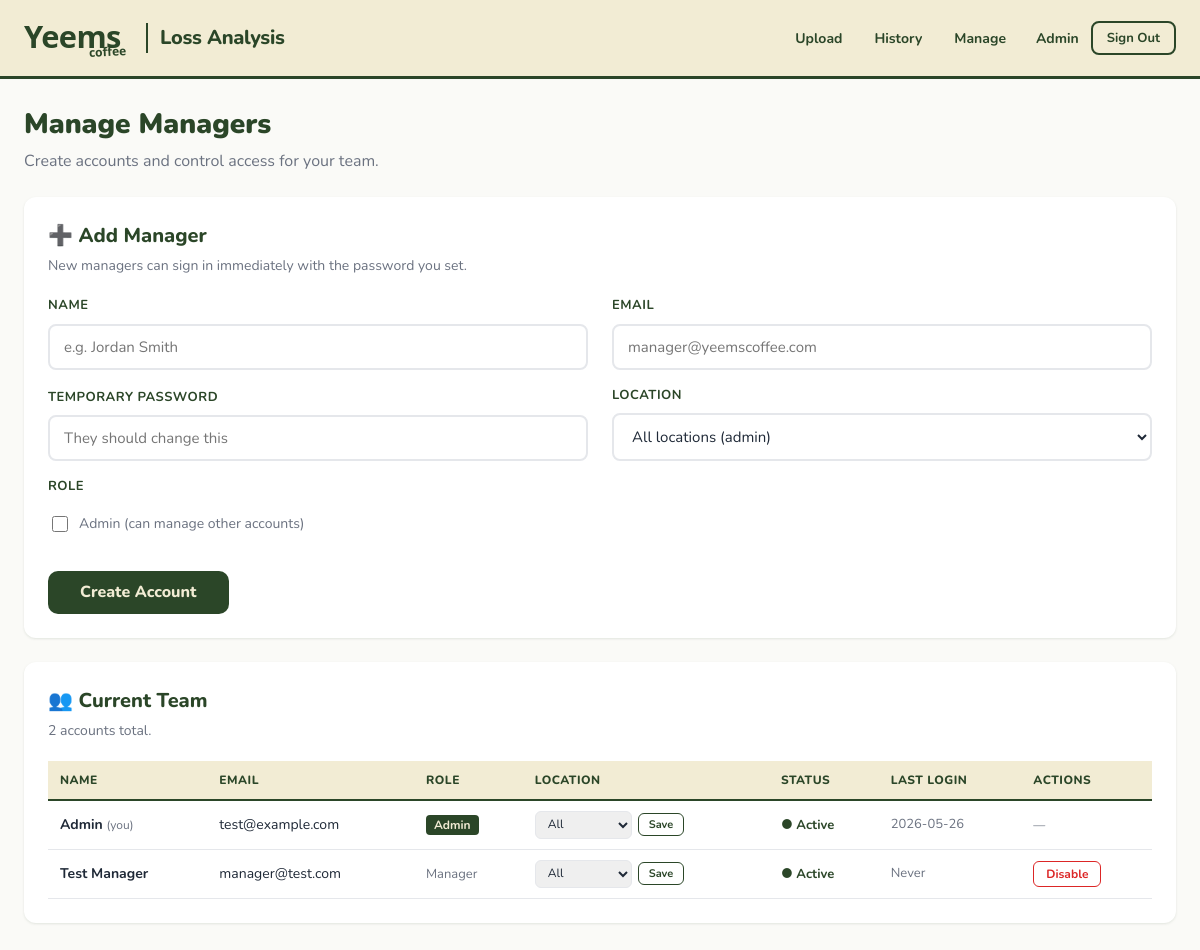
Page /admin/users (signed in) on the committed database.
### tables this page shows
CREATE TABLE users (
                id            INTEGER PRIMARY KEY AUTOINCREMENT,
                email         TEXT    NOT NULL UNIQUE,
                name          TEXT    NOT NULL,
                password_hash TEXT    NOT NULL,
                is_admin      INTEGER NOT NULL DEFAULT 0,
                is_active     INTEGER NOT NULL DEFAULT 1,
                created_at    TEXT    NOT NULL,
                last_login_at TEXT
            , location TEXT);

### app/routes.py (the view)
@bp.route("/admin/users")
@login_required
def admin_users():
    _require_admin()
    users = list_users()
    return render_template("admin_users.html", users=users)

### app/db.py (called while the page is built)
def _adapt(sql: str) -> str:
    return sql.replace("?", "%s") if IS_POSTGRES else sql

@contextmanager
def _get_cursor():
    if IS_POSTGRES:
        conn = psycopg2.connect(DATABASE_URL)
        cur  = conn.cursor(cursor_factory=psycopg2.extras.RealDictCursor)
        try:
            yield cur
            conn.commit()
        except Exception:
            conn.rollback()
            raise
        finally:
            conn.close()
    else:
        conn = sqlite3.connect(str(DB_PATH))
        conn.row_factory = sqlite3.Row
        cur  = conn.cursor()
        try:
            yield cur
            conn.commit()
        except Exception:
            conn.rollback()
            raise
        finally:
            conn.close()

def get_user_by_id(user_id: int):
    with _get_cursor() as cur:
        cur.execute(_adapt("SELECT * FROM users WHERE id = ?"), (user_id,))
        return User.from_row(cur.fetchone())

def list_users():
    with _get_cursor() as cur:
        cur.execute("SELECT * FROM users ORDER BY created_at ASC")
        return [User.from_row(r) for r in cur.fetchall()]

    @property
    def is_authenticated(self):
        return True

    @property
    def is_active(self):
        return self._is_active

    @classmethod
    def from_row(cls, row):
        if row is None:
            return None
        d = dict(row)
        return cls(
            id            = d["id"],
            email         = d["email"],
            name          = d["name"],
            password_hash = d["password_hash"],
            is_admin      = d["is_admin"],
            is_active     = d["is_active"],
            created_at    = d["created_at"],
            last_login_at = d.get("last_login_at"),
            location      = d.get("location"),
        )

### app/routes.py (called while the page is built)
def _require_admin():
    if not current_user.is_authenticated or not current_user.is_admin:
        abort(403)

### app/templates/admin_users.html (shortened to what this page needs)
{% extends "base.html" %}
{% block content %}
<div class="results-header">
  <h1>Manage Managers</h1>
  <div class="date">Create accounts and control access for your team.</div>
</div>
<div class="section">
  <h2>➕ Add Manager</h2>
  <div class="section-sub">New managers can sign in immediately with the password you set.</div>
  <form method="post" action="{{ url_for('main.admin_create_user') }}"
        style="display:grid; grid-template-columns:1fr 1fr; gap:16px 24px; align-items:end;">
    <div class="field-group" style="margin:0;">
      <label class="field-label">Name</label>
      <input class="field-input" type="text" name="name" required placeholder="e.g. Jordan Smith">
    </div>
    <div class="field-group" style="margin:0;">
      <label class="field-label">Email</label>
      <input class="field-input" type="email" name="email" required placeholder="manager@yeemscoffee.com">
    </div>
    <div class="field-group" style="margin:0;">
      <label class="field-label">Temporary Password</label>
      <input class="field-input" type="text" name="password" required placeholder="They should change this">
    </div>
    <div class="field-group" style="margin:0;">
      <label class="field-label">Location</label>
      <select class="field-input" name="location">
        <option value="">All locations (admin)</option>
      </select>
    </div>
    <div class="field-group" style="margin:0; display:flex; flex-direction:column; gap:8px;">
      <label class="field-label">Role</label>
      <label style="display:flex; align-items:center; gap:8px; font-size:14px; color:var(--gray); cursor:pointer;">
        <input type="checkbox" name="is_admin"
               style="width:16px; height:16px; accent-color:var(--green);">
        Admin (can manage other accounts)
      </label>
    </div>
    <div style="grid-column:1/-1;">
      <button class="btn" type="submit"
              style="width:auto; display:inline-block; padding:12px 32px;">
        Create Account
      </button>
    </div>
  </form>
</div>
<div class="section">
  <h2>👥 Current Team</h2>
  <div class="section-sub">{{ users | length }} account{{ '' if users | length == 1 else 's' }} total.</div>
  <div class="table-wrap">
    <table>
      <thead>
        <tr>
          <th>Name</th>
          <th>Email</th>
          <th>Role</th>
          <th>Location</th>
          <th>Status</th>
          <th>Last Login</th>
          <th>Actions</th>
        </tr>
      </thead>
      <tbody>
        {% for u in users %}
          <tr>
            <td><strong>{{ u.name }}</strong>{% if u.id == current_user.id %} <span style="color:var(--gray);font-size:12px;">(you)</span>{% endif %}</td>
            <td>{{ u.email }}</td>
            <td>
              {% if u.is_admin %}
                <span style="background:var(--green);color:var(--cream);padding:2px 8px;border-radius:4px;font-size:12px;font-weight:700;">Admin</span>
              {% else %}
                <span style="color:var(--gray);font-size:13px;">Manager</span>
              {% endif %}
            </td>
            <td>
              <form method="post"
                    action="{{ url_for('main.admin_update_location', user_id=u.id) }}"
                    style="display:flex; gap:6px; align-items:center;">
                <select name="location"
                        style="padding:4px 8px; border:1px solid var(--gray-light); border-radius:6px;
                               font-size:12px; font-family:inherit; color:#1f2937;">
                  <option value="" {% if not u.location %}selected{% endif %}>All</option>
                </select>
                <button type="submit"
                        style="background:none;border:1px solid var(--green);color:var(--green);
                               padding:3px 10px;border-radius:6px;font-size:11px;font-weight:700;
                               cursor:pointer;font-family:inherit;">Save</button>
              </form>
            </td>
            <td>
              {% if u.is_active %}
                <span style="color:var(--green);font-weight:700;font-size:13px;">● Active</span>
              {% else %}
                <span style="color:var(--gray);font-weight:700;font-size:13px;">○ Disabled</span>
              {% endif %}
            </td>
            <td style="color:var(--gray);font-size:13px;">{{ u.last_login_at[:10] if u.last_login_at else 'Never' }}</td>
            <td>
              {% if u.id != current_user.id %}
                <form method="post"
                      action="{{ url_for('main.admin_toggle_user', user_id=u.id) }}"
                      style="display:inline;">
                  {% if u.is_active %}
                    <button type="submit"
                            style="background:none;border:1px solid var(--red);color:var(--red);padding:4px 12px;border-radius:6px;font-size:12px;font-weight:700;cursor:pointer;font-family:inherit;"
                            onclick="return confirm('Disable {{ u.name }}\'s account?')">
                      Disable
                    </button>
                  {% else %}
                    <input type="hidden" name="action" value="enable">
                    <button type="submit"
                            style="background:none;border:1px solid var(--green);color:var(--green);padding:4px 12px;border-radius:6px;font-size:12px;font-weight:700;cursor:pointer;font-family:inherit;">
                      Enable
                    </button>
                  {% endif %}
                </form>
              {% else %}
                <span style="color:var(--gray);font-size:12px;">—</span>
              {% endif %}
            </td>
          </tr>
        {% endfor %}
      </tbody>
    </table>
  </div>
</div>
{% endblock %}

### app/templates/base.html (shortened to what this page needs)
<!doctype html>
<html lang="en">
<head>
  <link rel="stylesheet" href="{{ url_for('static', filename='css/style.css') }}">
</head>
<body>
  <header class="site-header">
    <div class="container">
      <a class="brand" href="{{ url_for('main.index') }}">
        <img src="{{ url_for('static', filename='logo.svg') }}" alt="Yeems Coffee">
        <span class="tool-name">Loss Analysis</span>
      </a>
      {% if current_user.is_authenticated %}
        <nav class="header-nav">
          <a href="{{ url_for('main.index') }}" class="nav-link">Upload</a>
          <a href="{{ url_for('main.history') }}" class="nav-link">History</a>
          {% if current_user.is_admin %}
            <a href="{{ url_for('main.admin_users') }}" class="nav-link">Manage</a>
          {% endif %}
        </nav>
        <div class="header-user">
          <span class="user-name">{{ current_user.name }}</span>
          <form method="post" action="{{ url_for('main.logout') }}" style="display:inline;">
            <button type="submit" class="btn-signout">Sign Out</button>
          </form>
        </div>
      {% endif %}
    </div>
  </header>
  <main class="container">
    {% block content %}{% endblock %}
  </main>
</body>
</html>

### app/static/css/style.css (style rules this page uses)
:root { --green: #2B4628; --green-dark: #1d3019; --green-light: #3d6238; --cream: #F2ECD4; --cream-dark: #e8e0bf; --blue: #BCD7DE; --blue-dark: #9bc1cb; --red: #dc2626; --red-light: #fee2e2; --amber: #d97706; --gray: #6b7280; --gray-light: #e5e7eb; --bg: #fafaf7; --card: #ffffff; --shadow: 0 1px 3px rgba(43, 70, 40, 0.08), 0 1px 2px rgba(43, 70, 40, 0.04); --shadow-lg: 0 10px 25px rgba(43, 70, 40, 0.1), 0 4px 10px rgba(43, 70, 40, 0.05); }
* { box-sizing: border-box; }
body { margin: 0; font-family: 'Nunito', -apple-system, BlinkMacSystemFont, 'Segoe UI', system-ui, sans-serif; background: var(--bg); color: #1f2937; line-height: 1.5; }
.container { max-width: 1280px; margin: 0 auto; padding: 24px; }
.site-header { background: var(--cream); border-bottom: 3px solid var(--green); }
.site-header .container { display: flex; align-items: center; justify-content: space-between; padding-top: 16px; padding-bottom: 16px; }
.brand { display: flex; align-items: center; gap: 12px; text-decoration: none; color: var(--green); }
.brand img { height: 44px; width: auto; }
.brand .tool-name { font-weight: 800; font-size: 20px; color: var(--green); border-left: 2px solid var(--green); padding-left: 12px; letter-spacing: -0.3px; }
.header-nav { display: flex; gap: 4px; margin-left: auto; margin-right: 16px; }
.nav-link { color: var(--green); text-decoration: none; font-weight: 700; font-size: 14px; padding: 8px 14px; border-radius: 8px; transition: background 0.15s; }
.header-user { display: flex; align-items: center; gap: 12px; }
.user-name { font-size: 14px; font-weight: 700; color: var(--green); }
.btn-signout { background: none; border: 2px solid var(--green); color: var(--green); font-family: inherit; font-size: 13px; font-weight: 700; padding: 6px 14px; border-radius: 8px; cursor: pointer; transition: all 0.15s; }
.btn { display: block; width: 100%; background: var(--green); color: var(--cream); border: none; padding: 14px 24px; font-size: 16px; font-weight: 800; border-radius: 10px; cursor: pointer; margin-top: 20px; transition: background 0.15s; font-family: inherit; white-space: nowrap; line-height: 1.2; text-align: center; }
.results-header { margin-bottom: 24px; }
.results-header h1 { font-size: 28px; font-weight: 900; color: var(--green); margin: 0 0 4px; }
.results-header .date { color: var(--gray); font-size: 16px; }
.section { background: var(--card); border-radius: 12px; padding: 24px; box-shadow: var(--shadow); margin-bottom: 24px; }
.section h2 { font-size: 20px; font-weight: 800; color: var(--green); margin: 0 0 4px; display: flex; align-items: center; gap: 8px; }
.section .section-sub { color: var(--gray); font-size: 14px; margin-bottom: 20px; }
.table-wrap { overflow-x: auto; margin-top: 8px; }
table { width: 100%; border-collapse: collapse; font-size: 14px; }
th { text-align: left; padding: 10px 12px; background: var(--cream); color: var(--green); font-weight: 800; font-size: 12px; text-transform: uppercase; letter-spacing: 0.5px; border-bottom: 2px solid var(--green); position: sticky; top: 0; }
td { padding: 10px 12px; border-bottom: 1px solid var(--gray-light); }
.field-group { margin-bottom: 20px; }
.field-label { display: block; font-size: 13px; font-weight: 700; color: var(--green); text-transform: uppercase; letter-spacing: 0.5px; margin-bottom: 8px; }
.field-input { width: 100%; padding: 11px 14px; border: 2px solid var(--gray-light); border-radius: 8px; font-family: inherit; font-size: 15px; color: #1f2937; background: #fff; transition: border-color 0.15s; box-sizing: border-box; }

### rows in the picture
users: name "Admin", shows "(you)", email "test@example.com", is_admin "Admin", is_active "● Active", last_login_at "2026-05-26"
users: name "Test Manager", email "manager@test.com", is_admin "Manager", is_active "● Active", last_login_at "Never"

### other values in the picture
{{ users | length }} "2"
{{ '' if users | length == 1 else 's' }} "s"
